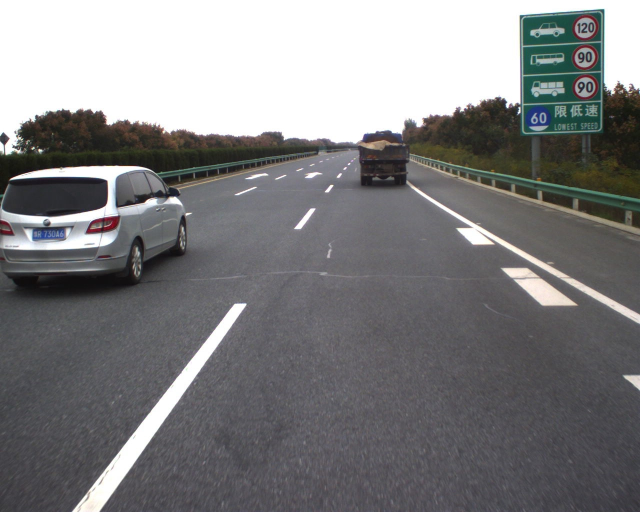
#> input picture imgs/polar_vis/00167c.jpg, 1280 x 1024 px, given as the content of the folder /data/dataset/SegTrackv2/JPEGImages, which was not available (shown at 1/2 size)
$ python segtrack2coco_v2.py ../../imgs/polar_vis/00167c.jpg   (older library calls are emulated)
#> lines starting #> are read from the running program, lines starting #| are printed output that depends on the picture; pictures that were not available may be replaced by others from this repository, and a replacement may not be noted
'''
Author: JosieHong
Date: 2021-01-12 22:13:28
LastEditAuthor: JosieHong
LastEditTime: 2021-01-17 01:02:08
'''
from __future__ import division
from __future__ import print_function

import sys
import os
import cv2
import json, yaml
import numpy as np
from PIL import Image
from pycocotools import mask as cocomask


class SegTrack():
    """
        SegTrack class to convert annotations to COCO Json format
    """
    def __init__(self, datapath):
        self.info = {"year" : 2011,
                     "version" : "1.0",
                     "description" : "A Benchmark Dataset and Evaluation Methodology for Video Object Segmentation (SegTrack)",
                     "contributor" : "David Tsai and Matthew Flagg and James M.Rehg",
                     "url" : "http://cpl.cc.gatech.edu/projects/SegTrack/",
                     "date_created" : "2021"
                    }
        self.licenses = [{"id": 1,
                          "name": "Attribution-NonCommercial",
                          "url": "http://creativecommons.org/licenses/by-nc-sa/2.0/"
                         }]
        self.type = "instances"
        self.datapath = datapath
        catpaths = os.listdir(os.path.join(datapath, "JPEGImages"))
        print(catpaths)
        self.categories = [{"id": seq_id+1, "name": seq_name, "supercategory": seq_name}
                            for seq_id, seq_name in enumerate(catpaths)]
        self.cat2id = {cat["name"]: catId+1 for catId, cat in enumerate(self.categories)}

        image_set = []
        for catpath in catpaths:
            imlist = []
            for impath in os.listdir(os.path.join(datapath, "JPEGImages", catpath)):
                imlist.append(os.path.join("JPEGImages", catpath, impath))
            annotlist = []
            for annotpath in os.listdir(os.path.join(datapath, "GroundTruth", catpath)):
                annotlist.append(os.path.join("GroundTruth", catpath, annotpath))
            imlist.sort()
            annotlist.sort()
            image_set += zip(imlist, annotlist)

        images, annotations = self.__get_image_annotation_pairs__(image_set)
        json_data = {"info" : self.info,
                        "images" : images,
                        "licenses" : self.licenses,
                        "type" : self.type,
                        "annotations" : annotations,
                        "categories" : self.categories}

        with open(os.path.join(self.datapath, "val.json"), "w") as jsonfile:
            json.dump(json_data, jsonfile, sort_keys=True, indent=4)
        print("Save the annotation in {}".format(os.path.join(self.datapath, "val.json")))

    def __get_image_annotation_pairs__(self, image_set):
        images = []
        annotations = []
        flag_name = None
        first_frame = None
        for imId, paths in enumerate(image_set):
            impath, annotpath = paths[0], paths[1]
            print(impath, annotpath)
            name = impath.split("/")[1]
            # get the first frame's id
            if name != flag_name:
                first_frame = imId+1
                flag_name = name

            img = np.array(Image.open(os.path.join(self.datapath, impath)).convert('RGB'))
#> img is the input picture: shape (1024, 1280, 3); mean R, G, B 127.1, 126.9, 128.3
            mask = np.array(Image.open(os.path.join(self.datapath, annotpath)).convert('L'))
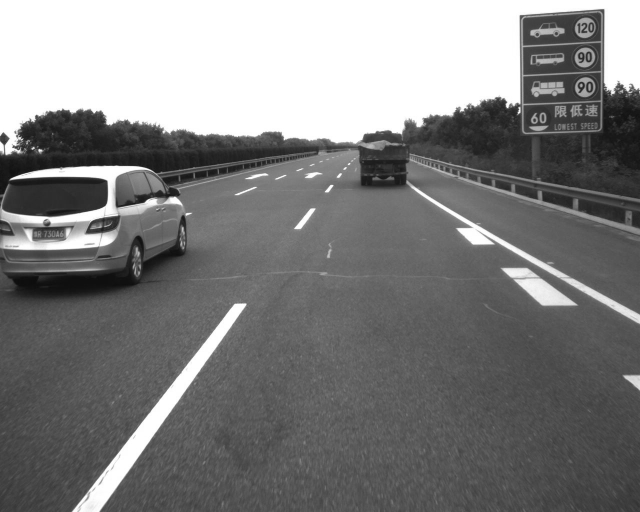
#> mask: shape (1024, 1280) (shown at 1/2 size); min 9, max 255, mean 127.1
            if np.all(mask == 0):
                continue

            segmentation, bbox, area = self.__get_annotation__(mask, img)
            images.append({"date_captured" : "2016",
                           "file_name" : impath,
                           "id" : imId+1,
                           "license" : 1,
                           "url" : "",
                           "height" : mask.shape[0],
                           "width" : mask.shape[1],
                           "first_frame": first_frame})
            annotations.append({"segmentation" : segmentation,
                                "area" : np.float(area),
                                "iscrowd" : 0,
                                "image_id" : imId+1,
                                "bbox" : bbox,
                                "category_id" : self.cat2id[name],
                                "id": imId+1})
        return images, annotations

    def __get_annotation__(self, mask, image=None):

        contours, _ = cv2.findContours(mask, cv2.RETR_TREE, cv2.CHAIN_APPROX_SIMPLE)
#> contours = [[[0, 0], [0, 1023], [1279, 1023], [1279, 0]]]

        segmentation = []
        for contour in contours:
            # Valid polygons have >= 6 coordinates (3 points)
            if contour.size >= 6:
                segmentation.append(contour.flatten().tolist())
#> this loop made 1 pass
#> contour on pass 1: [[0, 0], [0, 1023], [1279, 1023], [1279, 0]]
#> after the loop, segmentation = [[0, 0, 0, 1023, 1279, 1023, 1279, 0]]
        RLEs = cocomask.frPyObjects(segmentation, mask.shape[0], mask.shape[1])
#> RLEs = 1 item
        RLE = cocomask.merge(RLEs)
#> RLE = 2 items
        # RLE = cocomask.encode(np.asfortranarray(mask))
        area = cocomask.area(RLE)
#> area = 1308417
        [x, y, w, h] = cv2.boundingRect(mask)
#> x = 0; y = 0; w = 1280; h = 1024

        # [7 lines of commented-out code are left out]

        return segmentation, [x, y, w, h], area

if __name__ == "__main__":
    datapath = "/data/dataset/SegTrackv2/"
    # datapath = sys.argv[1]
    SegTrack(datapath)
#> in __get_image_annotation_pairs__, `segmentation, bbox, area = self.__get_annotation__(mask, img)`: segmentation = [[0, 0, 0, 1023, 1279, 1023, 1279, 0]]; bbox = [0, 0, 1280, 1024]; area = 1308417
#> in __init__, `images, annotations = self.__get_image_annotation_pairs__(image_set)`: images = 1 item

$ run again, on imgs/polar_vis/00512c.jpg
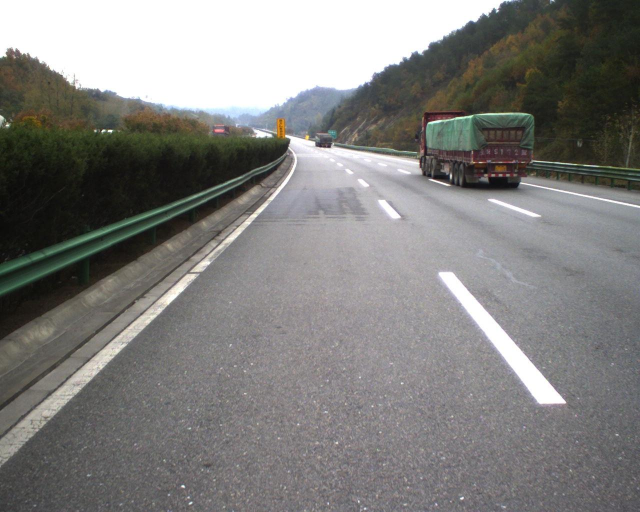
#> input picture imgs/polar_vis/00512c.jpg, 1280 x 1024 px, given as the content of the folder /data/dataset/SegTrackv2/JPEGImages, which was not available (shown at 1/2 size)
#> in __get_image_annotation_pairs__, img is the input picture: shape (1024, 1280, 3); mean R, G, B 128, 127.2, 125.3
#> in __get_image_annotation_pairs__, `mask = np.array(Image.open(os.path.join(self.datapath, annotpath)).con..`:
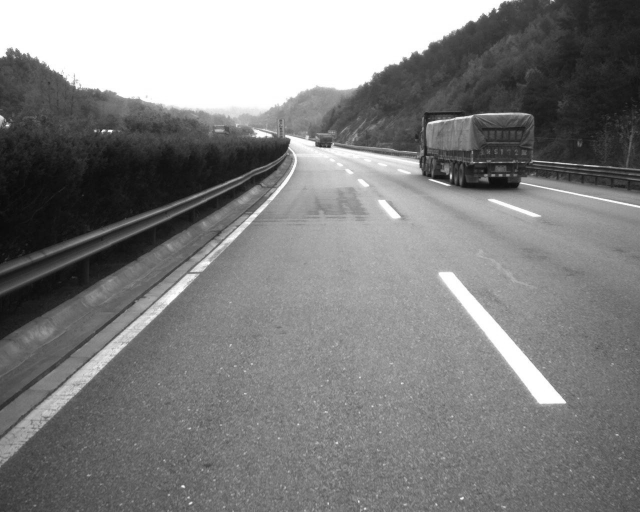
#> mask: shape (1024, 1280) (shown at 1/2 size); min 9, max 255, mean 127.3
#> contours = [[[0, 0], [0, 1023], [1279, 1023], [1279, 0]]]
#> the loop in __get_annotation__, `for contour in contours:` made 1 pass
#> contour on pass 1: [[0, 0], [0, 1023], [1279, 1023], [1279, 0]]
#> after the loop in __get_annotation__, `for contour in contours:`: segmentation = [[0, 0, 0, 1023, 1279, 1023, 1279, 0]]
#> RLEs = 1 item
#> RLE = 2 items
#> in __get_annotation__, `area = cocomask.area(RLE)`: area = 1308417
#> x = 0; w = 1280; h = 1024
#> in __get_image_annotation_pairs__, `segmentation, bbox, area = self.__get_annotation__(mask, img)`: segmentation = [[0, 0, 0, 1023, 1279, 1023, 1279, 0]]; bbox = [0, 0, 1280, 1024]; area = 1308417
#> images = 1 item

$ run again, on imgs/polar_vis/00867c.jpg
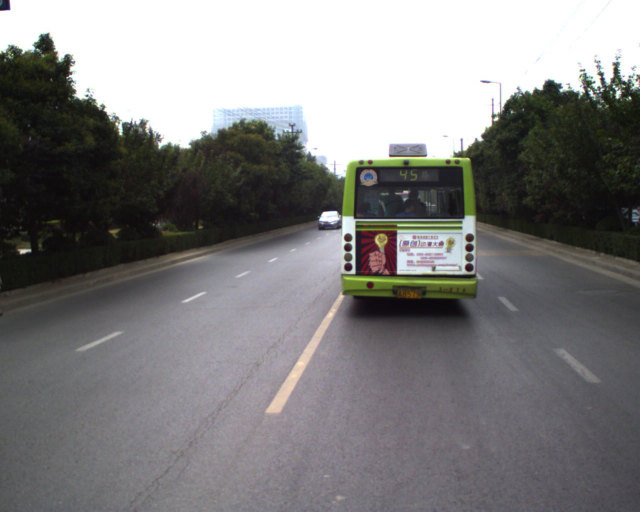
#> input picture imgs/polar_vis/00867c.jpg, 1280 x 1024 px, given as the content of the folder /data/dataset/SegTrackv2/JPEGImages, which was not available (shown at 1/2 size)
#> in __get_image_annotation_pairs__, img is the input picture: shape (1024, 1280, 3); mean R, G, B 127.2, 126.3, 126.4
#> in __get_image_annotation_pairs__, `mask = np.array(Image.open(os.path.join(self.datapath, annotpath)).con..`:
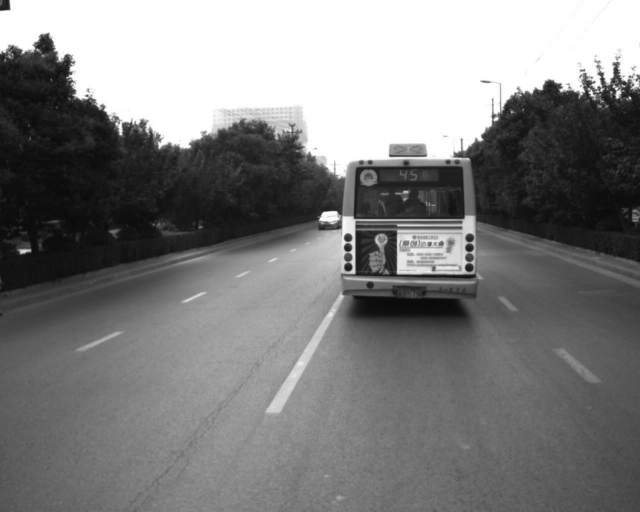
#> mask: shape (1024, 1280) (shown at 1/2 size); min 8, max 255, mean 126.6
#> contours = [[[0, 0], [0, 1023], [1279, 1023], [1279, 0]]]
#> the loop in __get_annotation__, `for contour in contours:` made 1 pass
#> contour on pass 1: [[0, 0], [0, 1023], [1279, 1023], [1279, 0]]
#> after the loop in __get_annotation__, `for contour in contours:`: segmentation = [[0, 0, 0, 1023, 1279, 1023, 1279, 0]]
#> RLEs = 1 item
#> RLE = 2 items
#> in __get_annotation__, `area = cocomask.area(RLE)`: area = 1308417
#> x = 0; w = 1280; h = 1024
#> in __get_image_annotation_pairs__, `segmentation, bbox, area = self.__get_annotation__(mask, img)`: segmentation = [[0, 0, 0, 1023, 1279, 1023, 1279, 0]]; bbox = [0, 0, 1280, 1024]; area = 1308417
#> images = 1 item
